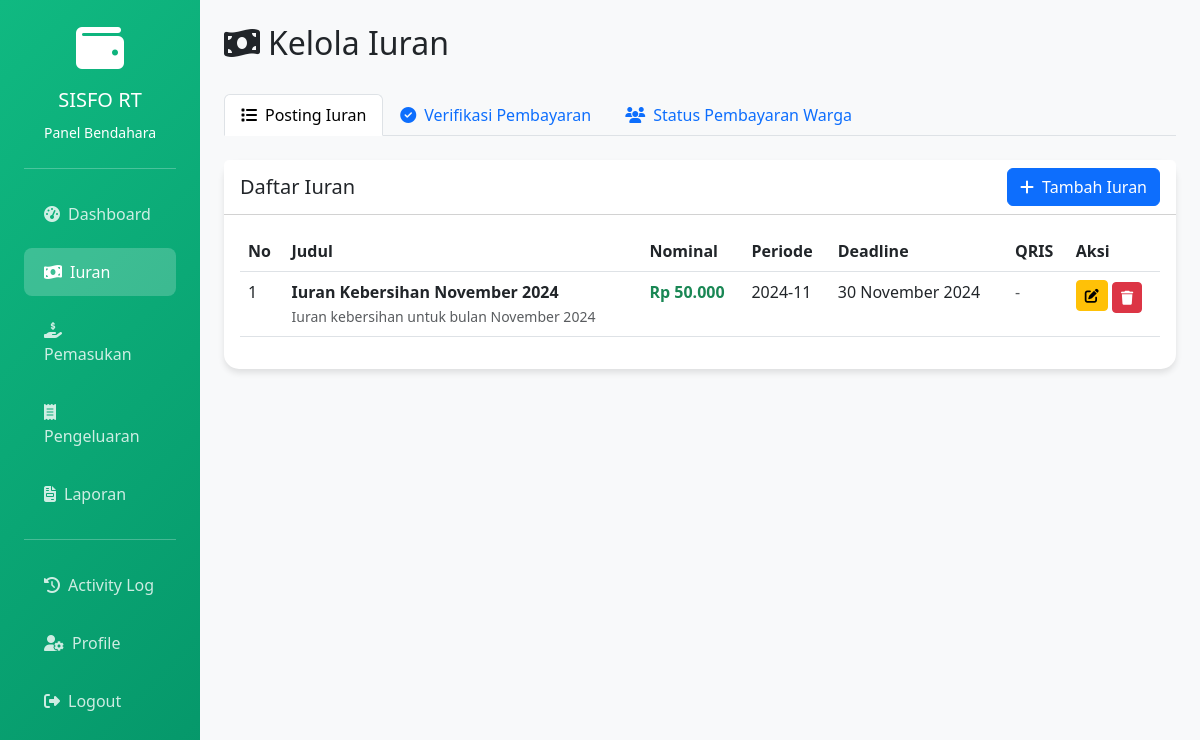
The app's page /bendahara/iuran.php (signed in) with its own data.
### tables this page shows
CREATE TABLE iuran_posting (
    id_iuran_posting INT PRIMARY KEY AUTO_INCREMENT,
    judul VARCHAR(200) NOT NULL,
    deskripsi TEXT,
    nominal DECIMAL(12, 2) NOT NULL,
    periode VARCHAR(20) NOT NULL,
    qris_image VARCHAR(255),
    deadline DATE,
    created_at TIMESTAMP DEFAULT CURRENT_TIMESTAMP,
    updated_at TIMESTAMP DEFAULT CURRENT_TIMESTAMP ON UPDATE CURRENT_TIMESTAMP
);

### includes/functions.php (called while the page is built, shortened)
<?php
function e($string) {
    return htmlspecialchars($string, ENT_QUOTES, 'UTF-8');
}
function formatRupiah($angka) {
    return "Rp " . number_format($angka, 0, ',', '.');
}
function formatTanggal($tanggal) {
    $bulan = [
        1 => 'Januari', 'Februari', 'Maret', 'April', 'Mei', 'Juni',
        'Juli', 'Agustus', 'September', 'Oktober', 'November', 'Desember'
    ];
    $split = explode('-', date('Y-m-d', strtotime($tanggal)));
    return $split[2] . ' ' . $bulan[(int)$split[1]] . ' ' . $split[0];
}
?>

### bendahara/iuran.php (the view, shortened to what this page needs)
<?php
require_once '../includes/functions.php';
require_once '../includes/activity_log.php';
$active_tab = isset($_GET['tab']) ? cleanInput($_GET['tab']) : 'posting';
$query_iuran = "SELECT * FROM iuran_posting ORDER BY created_at DESC";
$iuran_list = $conn->query($query_iuran);
?>
<!DOCTYPE html>
<html lang="id">
<head>
    <link href="https://cdn.jsdelivr.net/npm/bootstrap@5.3.0/dist/css/bootstrap.min.css" rel="stylesheet">
    <link href="https://cdnjs.cloudflare.com/ajax/libs/font-awesome/6.4.0/css/all.min.css" rel="stylesheet">
</head>
<body>
    <div class="container-fluid">
        <div class="row">
            <div class="col-md-3 col-lg-2 sidebar p-4">
                <div class="text-center mb-4">
                    <div class="mb-3">
                        <i class="fas fa-wallet fa-3x"></i>
                    </div>
                    <h5>SISFO RT</h5>
                    <small>Panel Bendahara</small>
                </div>
                <hr class="bg-white">
                <nav class="nav flex-column">
                    <a class="nav-link" href="dashboard.php">
                        <i class="fas fa-tachometer-alt me-2"></i>Dashboard
                    </a>
                    <a class="nav-link active" href="iuran.php">
                        <i class="fas fa-money-bill-wave me-2"></i>Iuran
                    </a>
                    <a class="nav-link" href="pemasukan.php">
    <i class="fas fa-hand-holding-usd me-2"></i>Pemasukan
                    </a>
                    <a class="nav-link" href="pengeluaran.php">
                        <i class="fas fa-receipt me-2"></i>Pengeluaran
                    </a>
                    <a class="nav-link" href="laporan.php">
                        <i class="fas fa-file-invoice me-2"></i>Laporan
                    </a>
                    <hr class="bg-white">
                    <a class="nav-link" href="activity_log.php">
                        <i class="fas fa-history me-2"></i>Activity Log
                    </a>
                    <a class="nav-link" href="../profile.php">
                        <i class="fas fa-user-cog me-2"></i>Profile
                    </a>
                    <a class="nav-link" href="../logout.php">
                        <i class="fas fa-sign-out-alt me-2"></i>Logout
                    </a>
                </nav>
            </div>
            <div class="col-md-9 col-lg-10 p-4">
                <div class="d-flex justify-content-between align-items-center mb-4">
                    <h2><i class="fas fa-money-bill-wave me-2"></i>Kelola Iuran</h2>
                </div>
                <ul class="nav nav-tabs mb-4">
                    <li class="nav-item">
                        <a class="nav-link <?php echo $active_tab === 'posting' ? 'active' : ''; ?>" href="?tab=posting">
                            <i class="fas fa-list me-2"></i>Posting Iuran
                        </a>
                    </li>
                    <li class="nav-item">
                        <a class="nav-link <?php echo $active_tab === 'verifikasi' ? 'active' : ''; ?>" href="?tab=verifikasi">
                            <i class="fas fa-check-circle me-2"></i>Verifikasi Pembayaran
                        </a>
                    </li>
                    <li class="nav-item">
                        <a class="nav-link <?php echo $active_tab === 'status' ? 'active' : ''; ?>" href="?tab=status">
                            <i class="fas fa-users me-2"></i>Status Pembayaran Warga
                        </a>
                    </li>
                </ul>
                <?php if ($active_tab === 'posting'): ?>
                    <div class="card">
                        <div class="card-header bg-white">
                            <div class="d-flex justify-content-between align-items-center">
                                <h5 class="mb-0">Daftar Iuran</h5>
                                <button class="btn btn-primary" data-bs-toggle="modal" data-bs-target="#modalTambahIuran">
                                    <i class="fas fa-plus me-2"></i>Tambah Iuran
                                </button>
                            </div>
                        </div>
                        <div class="card-body">
                            <?php if ($iuran_list->num_rows > 0): ?>
                                <div class="table-responsive">
                                    <table class="table table-hover">
                                        <thead>
                                            <tr>
                                                <th>No</th>
                                                <th>Judul</th>
                                                <th>Nominal</th>
                                                <th>Periode</th>
                                                <th>Deadline</th>
                                                <th>QRIS</th>
                                                <th>Aksi</th>
                                            </tr>
                                        </thead>
                                        <tbody>
                                            <?php
                                            $no = 1;
                                            $iuran_list->data_seek(0);
                                            while($iuran = $iuran_list->fetch_assoc()):
                                            ?>
                                                <tr>
                                                    <td><?php echo $no++; ?></td>
                                                    <td>
                                                        <strong><?php echo e($iuran['judul']); ?></strong>
                                                        <?php if ($iuran['deskripsi']): ?>
                                                            <br><small class="text-muted"><?php echo e($iuran['deskripsi']); ?></small>
                                                        <?php endif; ?>
                                                    </td>
                                                    <td><strong class="text-success"><?php echo formatRupiah($iuran['nominal']); ?></strong></td>
                                                    <td><?php echo e($iuran['periode']); ?></td>
                                                    <td>
                                                        <?php if ($iuran['deadline']): ?>
                                                            <?php echo formatTanggal($iuran['deadline']); ?>
                                                        <?php else: ?>
                                                            <span class="text-muted">-</span>
                                                        <?php endif; ?>
                                                    </td>
                                                    <td>
                                                        <?php if ($iuran['qris_image']): ?>
                                                            <img src="../uploads/iuran/<?php echo e($iuran['qris_image']); ?>"
                                                                 class="bukti-transfer"
                                                                 data-bs-toggle="modal"
                                                                 data-bs-target="#modalViewImage"
                                                                 onclick="showImage('../uploads/iuran/<?php echo e($iuran['qris_image']); ?>')"
                                                                 alt="QRIS">
                                                        <?php else: ?>
                                                            <span class="text-muted">-</span>
                                                        <?php endif; ?>
                                                    </td>
                                                    <td>
                                                        <button class="btn btn-sm btn-warning mb-1" onclick='editIuran(<?php echo json_encode($iuran); ?>)'>
                                                            <i class="fas fa-edit"></i>
                                                        </button>
                                                        <button class="btn btn-sm btn-danger" onclick="deleteIuran(<?php echo $iuran['id_iuran_posting']; ?>, '<?php echo addslashes($iuran['judul']); ?>')">
                                                            <i class="fas fa-trash"></i>
                                                        </button>
                                                    </td>
                                                </tr>
                                            <?php endwhile; ?>
                                        </tbody>
                                    </table>
                                </div>
                            <?php endif; ?>
                        </div>
                    </div>
                <?php endif; ?>
            </div>
        </div>
    </div>
</body>
</html>

### bendahara/iuran.php (style rules this page uses)
:root { --primary-color: #10b981; --secondary-color: #059669; }
body { background-color: #f8f9fa; }
.sidebar { min-height: 100vh; background: linear-gradient(135deg, var(--primary-color) 0%, var(--secondary-color) 100%); color: white; }
.sidebar .nav-link { color: rgba(255,255,255,0.8); padding: 12px 20px; margin: 5px 0; border-radius: 8px; transition: all 0.3s; }
.sidebar .nav-link:hover, .sidebar .nav-link.active { background: rgba(255,255,255,0.2); color: white; }
.card { border: none; border-radius: 15px; box-shadow: 0 4px 6px rgba(0,0,0,0.1); margin-bottom: 20px; }

### records on screen
iuran_posting: judul "Iuran Kebersihan November 2024", deskripsi "Iuran kebersihan untuk bulan November 2024", nominal "Rp 50.000", periode "2024-11", deadline "30 November 2024"
